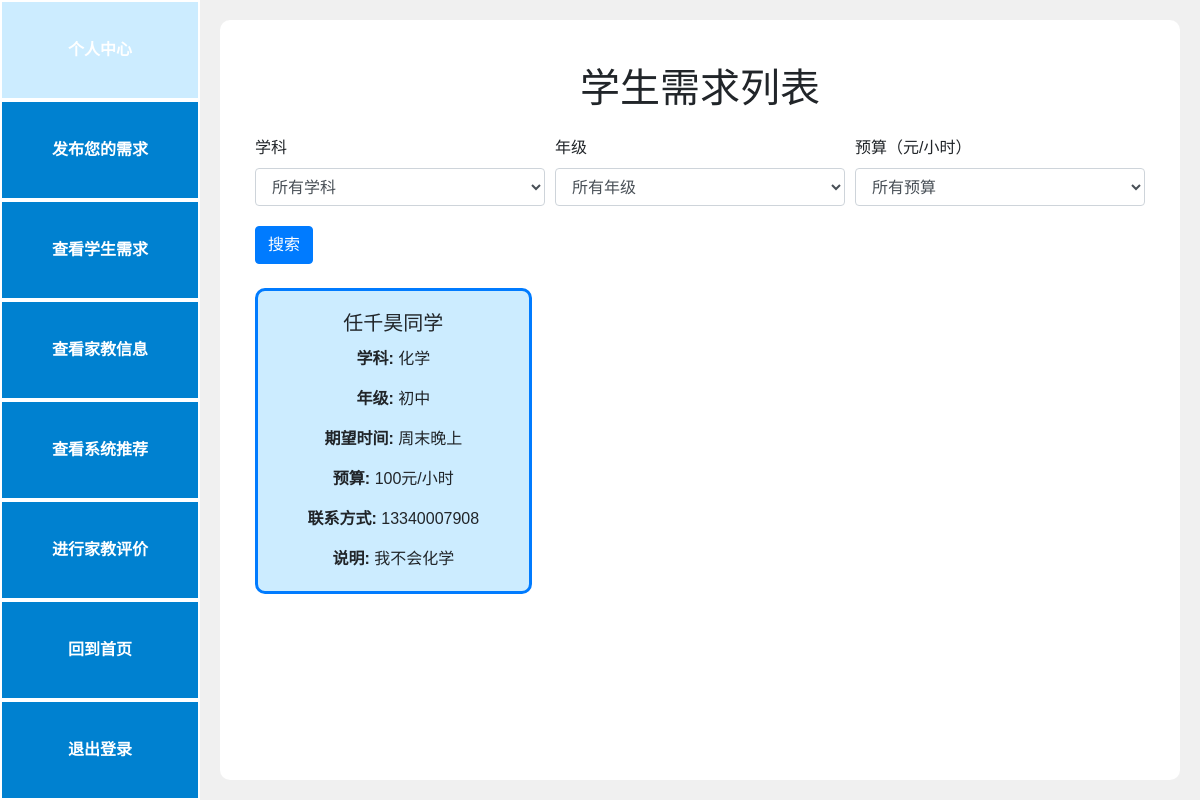
Page /students (signed in) on the earlier database version.
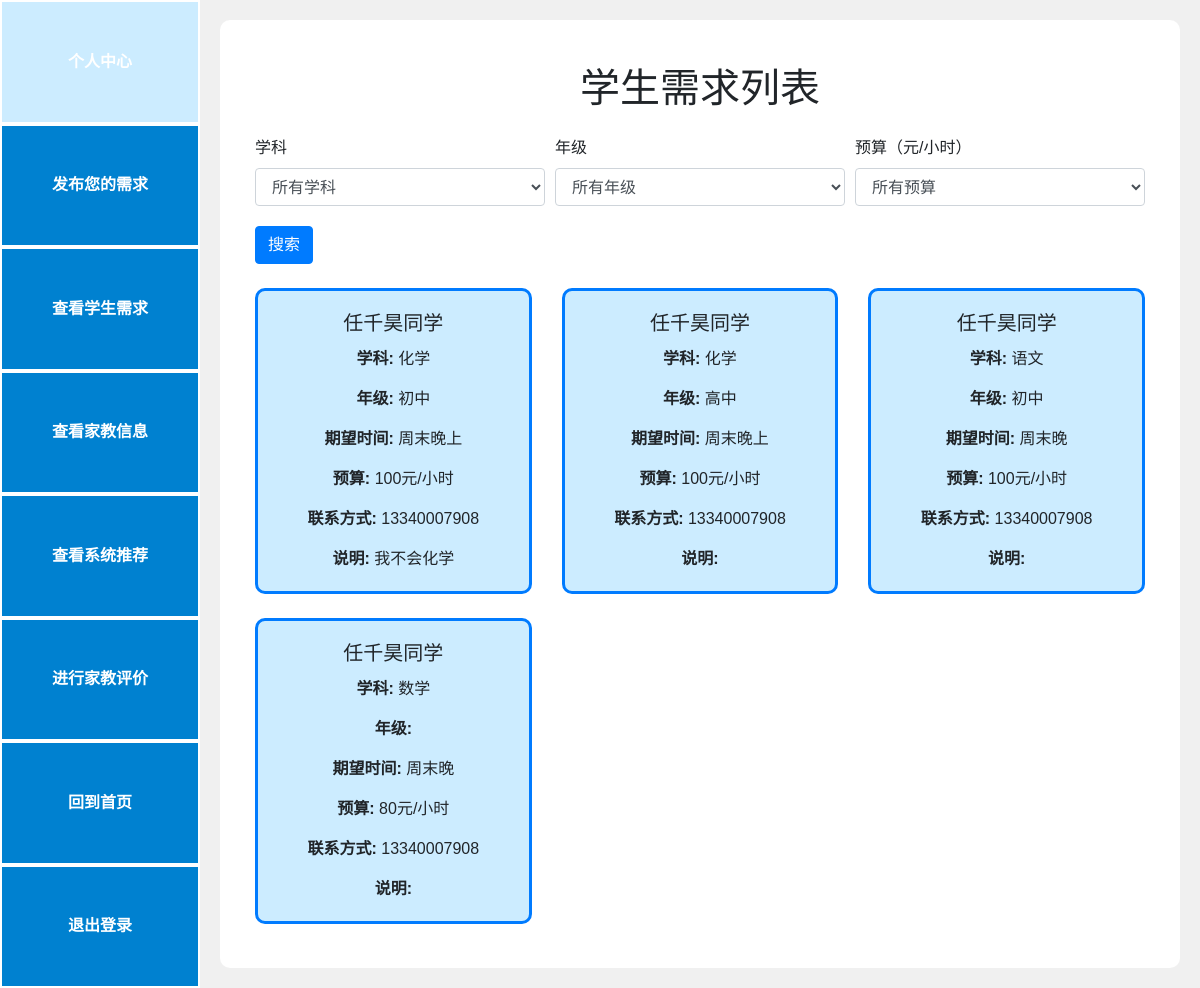
Same page on the later database version.
### models.py (models this page shows)
class StudentRequest(db.Model):
    id = db.Column(db.Integer, primary_key=True)
    user_id = db.Column(db.Integer, db.ForeignKey('user.id'), nullable=False)
    name = db.Column(db.String(80), nullable=False)
    subject = db.Column(db.String(80), nullable=False)
    grade = db.Column(db.String(80), nullable=False)
    time = db.Column(db.String(80), nullable=False)
    budget = db.Column(db.String(80), nullable=False)
    phoneNumber = db.Column(db.String(20), unique=False, nullable=False)
    information = db.Column(db.Text, unique=False, nullable=False)

### app.py (the view, shortened to what this page needs)
@app.route('/students')
def students():
    subject = request.args.get('subject')
    grade = request.args.get('grade')
    budget = request.args.get('budget')
    query = StudentRequest.query
    if subject:
        query = query.filter(StudentRequest.subject == subject)
    if grade:
        query = query.filter(StudentRequest.grade == grade)
    student_requests = query.all()
    return render_template('students.html', students=student_requests, user=g.user)

### app.py (called while the page is built)
@app.before_request
def create_tables():
    if not hasattr(g, 'first_request'):  # 保证该函数只在第一次访问时执行
        g.first_request = True
        db.create_all()  # 创建所有在模型中定义的数据库表格

@app.before_request
def before_request():
    g.user = None
    if 'user_id' in session:
        g.user = User.query.get(session['user_id'])

### templates/students.html (shortened to what this page needs)
{% if user.role == 'tutor' %}
    {% extends "base_tutor.html" %}
{% else %}
    {% extends "base_student.html" %}
{% endif %}
{% block content %}
<div class="container mt-4">
    <h1 class="mb-4" style="text-align: center;">学生需求列表</h1>
    <form method="GET" action="{{ url_for('students') }}" class="mb-4">
        <div class="form-row">
            <div class="form-group col-md-4">
                <label for="subject">学科</label>
                <select id="subject" name="subject" class="form-control">
                    <option value="">所有学科</option>
                </select>
            </div>
            <div class="form-group col-md-4">
                <label for="grade">年级</label>
                <select id="grade" name="grade" class="form-control">
                    <option value="">所有年级</option>
                </select>
            </div>
            <div class="form-group col-md-4">
                <label for="budget">预算（元/小时）</label>
                <select id="budget" name="budget" class="form-control">
                    <option value="">所有预算</option>
                </select>
            </div>
        </div>
        <button type="submit" class="btn btn-primary">搜索</button>
    </form>
    <div class="row">
        {% for student in students %}
        <div class="col-md-4 mb-4">
            <div class="card h-100">
                <div class="card-body">
                    <h5 class="card-title" style="text-align: center;">{{ student.name }}同学</h5>
                    <p class="card-text" style="text-align: center;"><strong>学科: </strong> {{ student.subject }}</p>
                    <p class="card-text" style="text-align: center;"><strong>年级: </strong>{{ student.grade }}</p>
                    <p class="card-text" style="text-align: center;"><strong>期望时间: </strong>{{ student.time }}</p>
                    <p class="card-text" style="text-align: center;"><strong>预算:</strong> {{ student.budget }}元/小时</p>
                    <p class="card-text" style="text-align: center;"><strong>联系方式: </strong>{{ student.phoneNumber }}</p>
                    <p class="card-text" style="text-align: center;"><strong>说明: </strong>{{ student.information }}</p>
                </div>
            </div>
        </div>
        {% endfor %}
    </div>
</div>
{% endblock %}

### templates/base_student.html (shortened to what this page needs)
<!DOCTYPE html>
<html lang="zh">
<head>
    <link rel="stylesheet" href="https://stackpath.bootstrapcdn.com/bootstrap/4.3.1/css/bootstrap.min.css">
</head>
<body>
    <div class="sidebar">
        <a href="{{ url_for('student_profile', user_id=g.user.id) }}">个人中心</a>
        <a href="{{ url_for('student_form')}}">发布您的需求</a>
        <a href="{{ url_for('students')}}">查看学生需求</a>
        <a href="{{ url_for('tutors')}}">查看家教信息</a>
        <a href="{{ url_for('match_tutors')}}">查看系统推荐</a>
        <a href="{{ url_for('review') }}">进行家教评价</a>
        <a href="{{ url_for('student_home') }}">回到首页</a>
        <a href="{{ url_for('home') }}">退出登录</a>
    </div>
    <div class="content">
        {% block content %}{% endblock %}
    </div>
</body>
</html>

### templates/base_student.html (style rules this page uses)
body { font-family: Arial, sans-serif; display: flex; height: 100vh; margin: 0; background-color: #f0f0f0; background-attachment: fixed; }
.sidebar { width: 200px; background-color: #007BFF; display: flex; flex-direction: column; align-items: stretch; padding: 0; }
.sidebar a { flex: 1; display: flex; align-items: center; justify-content: center; padding: 20px; text-decoration: none; color: white; font-weight: bold; background-color: #0081D0; border: 2px solid white; text-align: center; }
.content { flex: 1; padding: 20px; background-color: white; justify-content: center; align-items: center; border-radius: 10px; margin: 20px; overflow: auto; }

### templates/students.html (style rules this page uses)
.card { background-color: #CCECFF; border: 3px solid #007BFF; border-radius: 10px; }
.form-group { margin-bottom: 20px; }

Differences in the rows shown:
added StudentRequest: name "任千昊", subject "化学", grade "高中", time "周末晚上", budget "100", phoneNumber "13340007908"
added StudentRequest: name "任千昊", subject "语文", grade "初中", time "周末晚", budget "100", phoneNumber "13340007908"
added StudentRequest: name "任千昊", subject "数学", time "周末晚", budget "80", phoneNumber "13340007908"
